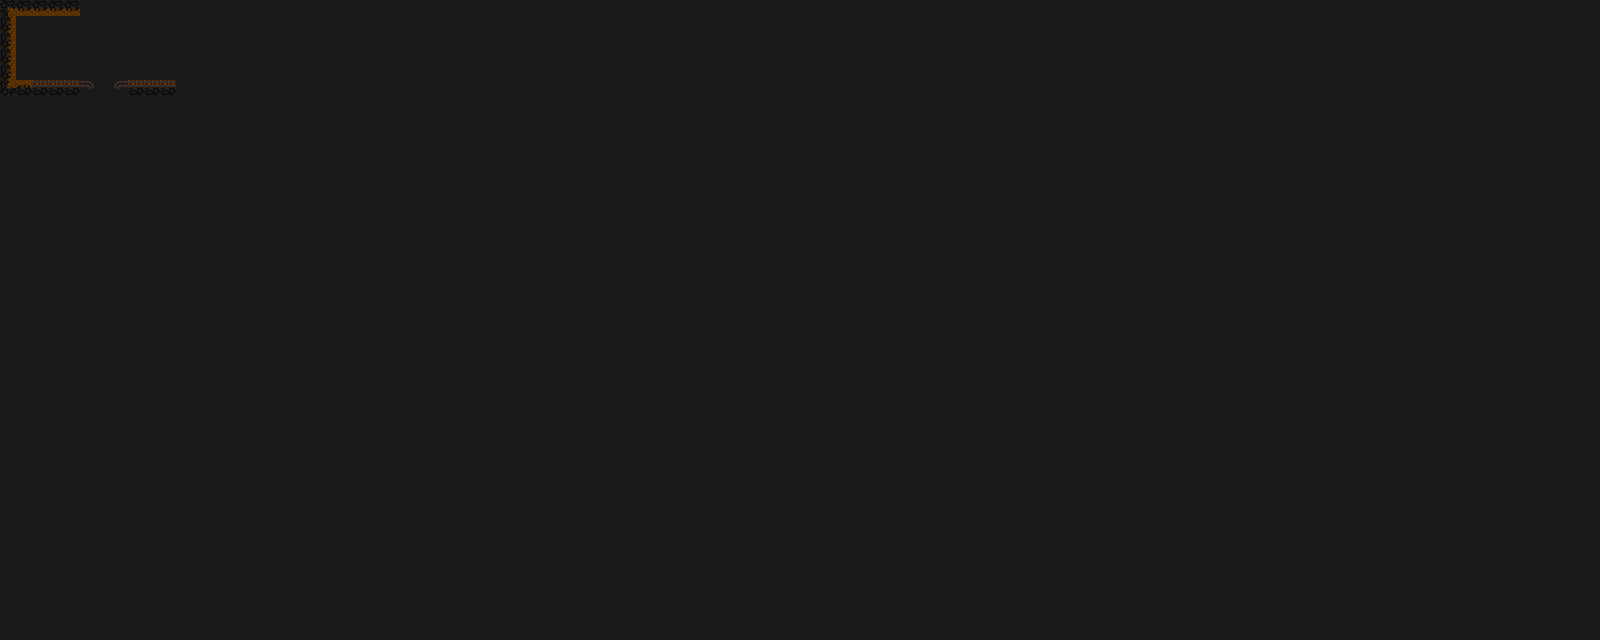

Below is a game level as drawn by its tile map, then a one-line description and the .tmx that defines it (tile-layer data replaced by summaries):
An orthogonal 100x40 tile map with 16x16 px tiles, 3 tile layers (Tile Layer 1, Tile Layer 2, Tile Layer 3).

<map version="1.10" tiledversion="1.12.2" orientation="orthogonal" renderorder="right-down" width="100" height="40" tilewidth="16" tileheight="16" infinite="0" nextlayerid="5" nextobjectid="1">
 <tileset firstgid="1" name="tile_map" tilewidth="16" tileheight="16" tilecount="256" columns="16">
  <image source="tile_map.png" trans="000000" width="256" height="256" />
 </tileset>
 <layer id="1" name="Tile Layer 1" width="100" height="40">
  <data>[4000 cells, 4000 non-empty, 1 distinct tile ids]</data>
 </layer>
 <layer id="2" name="Tile Layer 2" width="100" height="40">
  <data>[4000 cells, 17 non-empty, 5 distinct tile ids]</data>
 </layer>
 <layer id="3" name="Tile Layer 3" width="100" height="40">
  <data>[4000 cells, 8 non-empty, 3 distinct tile ids]</data>
 </layer>
</map>
